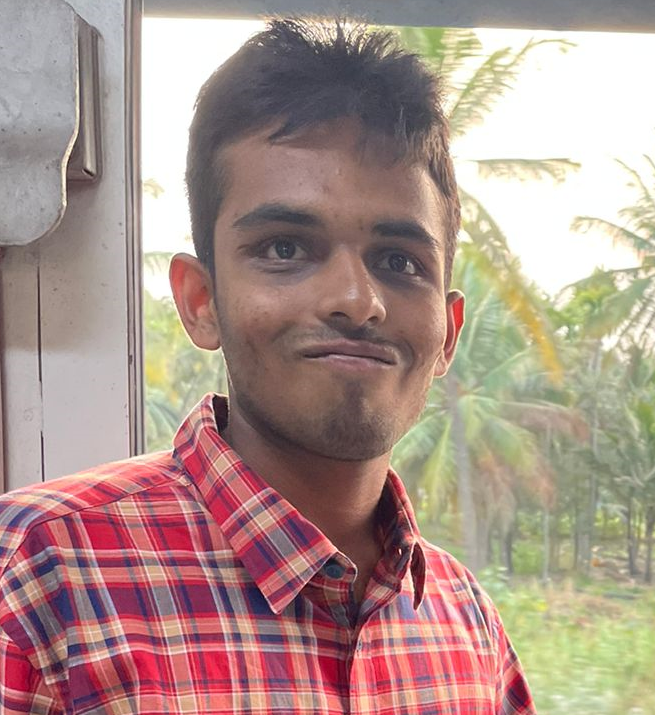
#> input picture reng/padam.png, 655 x 715 px, found by its file name
$ python encrypt.py
#> lines starting #> are read from the running program, lines starting #| are printed output that depends on the picture
from PIL import Image
from random import randint
import numpy as np
import json
import matplotlib.pyplot as plt

high = (2**8) - 1
low = 0
#print(high, low)

# myImage = Image.open("moonknight.jpg")
# myImage = Image.open("lena.png").convert('RGB')
myImage = Image.open("padam.png")
#> myImage is the input picture: PIL image 655x715 RGB; mean R, G, B 172.5, 147.3, 139.8
image_array = np.array(myImage)
print("Image array shape:", image_array.shape)
#| Image array shape: (715, 655, 3)
print(image_array)
#> (printed output is left out)

width, height = myImage.size
#> width = 655; height = 715
pixels = myImage.load()
print("Pixels:", pixels)
#> (printed output is left out)
print("Pixels[0,0]:", pixels[0,0])
#| Pixels[0,0]: (159, 160, 164)
has_alpha = len(pixels[0,0]) == 4
#> has_alpha = False


fill = 1
array = [[fill for x in range(width)] for y in range(height)]
print("Array:", array)
#> (printed output is left out)
for y in range(height):
    for x in range(width):
        if has_alpha:
            r, g, b, a = pixels[x,y]
        else:
            r, g, b = pixels[x,y]
        #lum = 255-r # Reversed luminosity
        array[y][x] = r # Map values from range 0-255 to 0-1
        print("Encrypting (Stage 1)...:", array[y][x])
#> after the loop, array = 715 items

KR = []
KC = []

for i in range(height):
    KR.insert(i, randint(low, high))
    print("Inserting KR:", KR[i])

for i in range(width):
    KC.insert(i, randint(low, high))
    print("Inserting KC:", KC[i])

for i in range(height):
    alpha = 0
    for j in range(width):
        alpha = ((alpha%2) + (array[i][j] % 2)) % 2
    if(alpha == 0):
        for k in range(KR[i]):
            temp2 = array[i][width-1]
            for l in range(width-1, -1, -1):
                array[i][l] = array[i][l-1]
            array[i][0] = temp2

    else:
        for k in range(KR[i]):
            temp2 = array[i][0]
            for l in range(width-1):
                array[i][l] = array[i][l+1]
            array[i][width-1] = temp2
    print("Encrypting (Stage 2)...:", array[i][j])

for j in range(width):
    beta = 0
    for i in range(height):
        beta = ((beta%2) + (array[i][j] % 2)) % 2
    if(beta == 0):
        for k in range(KC[j]):
            temp2 = array[height - 1][j]
            for l in range(height-1, -1, -1):
                array[l][j] = array[l-1][j]
            array[0][j] = temp2
    else:
        for k in range(KC[j]):
            temp2 = array[0][j]
            for l in range(height-1):
                array[l][j] = array[l+1][j]
            array[height-1][j] = temp2;
    print("Encrypting (Stage 3)...:", array[i][j])


for j in range(width):
    for i in range(height):
        if((i%2) !=0 ):
            array[i][j] = array[i][j]^KC[j]
        else:
            array[i][j] = array[i][j]^KC[width-1-j]


for i in range(height):
    for j in range(width):
        if((j%2) !=0 ):
            array[i][j] = array[i][j]^KR[i]
        else:
            array[i][j] = array[i][j]^KR[height-1-i]

array1 = np.array(array, dtype=np.uint8)
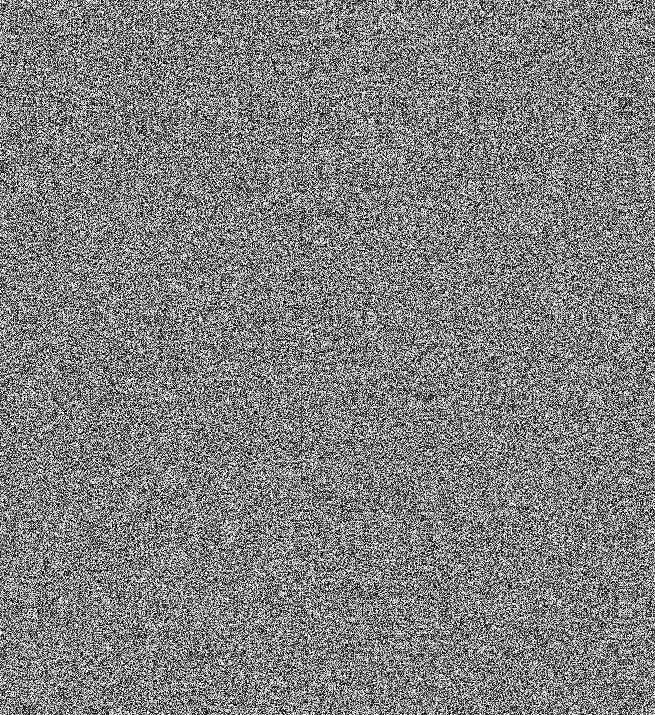
#> array1: shape (715, 655); min 0, max 255, mean 127.6
new_image = Image.fromarray(array1)
new_image.save('encrypted.png')

en_image_array = np.array(new_image)
print("Encrypted Image array shape:", en_image_array.shape)
print(en_image_array)


with open("KR.txt", "w") as outfile:
    json.dump(KR, outfile)

with open("KC.txt", "w") as outfile:
    json.dump(KC, outfile)

print("Encryption Done!")
print("Saved as encrypted.png")
